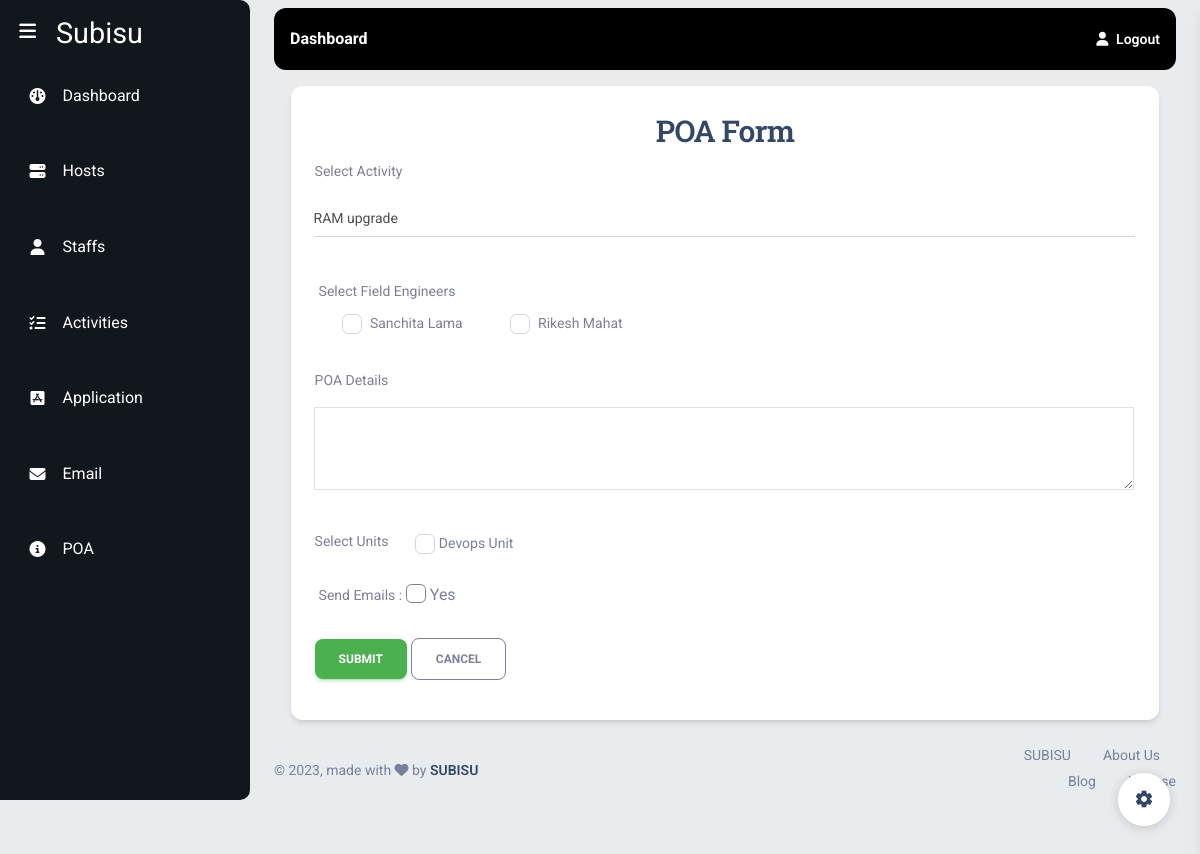
Page /create-poa/ (signed in) on the earlier database version.
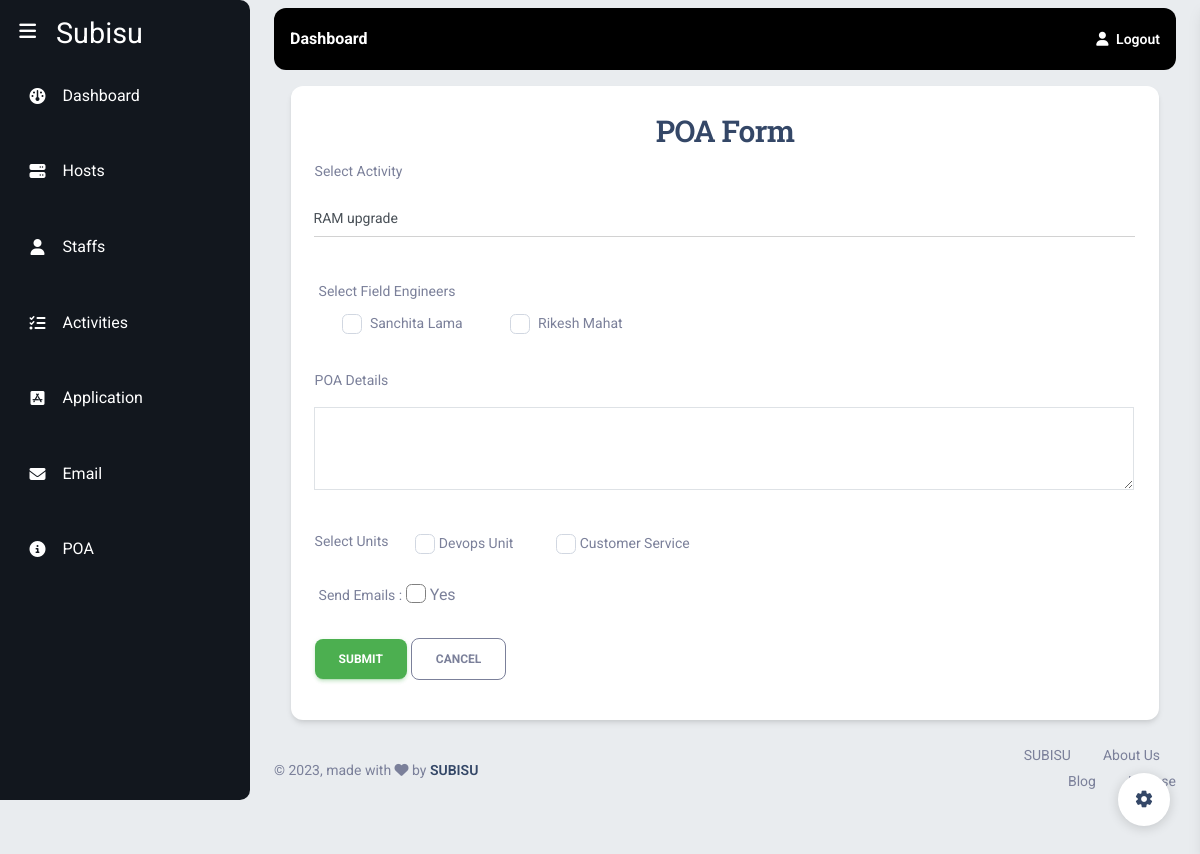
Same page on the later database version.
### Models/staffs.py (models this page shows, shortened)
class Staffs(models.Model):
    user = models.OneToOneField(User,  on_delete=models.CASCADE, related_query_name='staff', null=True)
    firstName = models.CharField(max_length = 100)
    middleName = models.CharField(max_length=100, null = True, blank = True)
    lastName = models.CharField(max_length=100)
    empId = models.IntegerField()
    unitId = models.ForeignKey(Units, on_delete=models.PROTECT)
    email = models.EmailField()
    status = models.BooleanField(default= True)

### Models/units.py (models this page shows, shortened)
class Units(models.Model):
    name = models.CharField(max_length = 100)
    departmentId = models.ForeignKey(Departments, on_delete=models.PROTECT)
    unitHead = models.CharField(max_length=100)
    email = models.EmailField()
    status = models.BooleanField(default=True)

### subisu/views.py (the view, shortened to what this page needs)
# urls.py: path('create-poa/', create_poa, name='create_poa'),
@login_required()
def create_poa(request):
    unit = get_logged_user_info(request)[1]\
    activities = Activities.objects.filter(Q(status=ACTIVITY_STATUS[0][0]) | Q(status=ACTIVITY_STATUS[1][0]), contact = unit)
    field_engineers = Staffs.objects.filter(status = True, unitId = unit)
    units = Units.objects.filter(status=True)
    context = {
        'activities': activities,
        'field_engineers': field_engineers,
        'units': units
    }
    return render(request, 'subisu/create_poa.html', context)

### subisu/views.py (called while the page is built)
def get_logged_user_info(request):
    if request.user.is_authenticated:
        user = request.user
        staff = Staffs.objects.get(user = user) # getting the user
        unit = staff.unitId # getting the unit of staff
        department = unit.departmentId # getting the department
        return [staff, unit, department]  # return the data in a list

### task/context_processors.py (called while the page is built)
def request_processor(request):
    return {'request': request}

### templates/subisu/create_poa.html (shortened to what this page needs)
{%extends 'subisu/base.html'%}
{%block start%}
<div class="row justify-content-center mt-3">
    <div class="col-md-11">
        <div class="card ">
            <div class="card-body">
            <h3 class="card-title text-center">POA Form</h3>
            <form method="POST" action="{% url 'create_poa' %}">
                <div class="input-group input-group-static mb-4">
                    <label for="id_activity_id">Select Activity</label>
                    <select id="id_activity_id" name="activity_id" class="form-control input-group input-group-outline my-3">
                      {% for activity in activities %}
                        <option value="{{ activity.id }}">{{ activity.title }}</option>
                      {% endfor %}
                    </select>
                  </div>
                <div class="form-group mb-4">
                    <label>Select Field Engineers</label><br>
                    {% for field_engineer in field_engineers %}
                      <div class="form-check form-check-inline">
                        <input type="checkbox" name="field_engineer[]" value="{{ field_engineer.id }}" class="form-check-input">
                        <label class="form-check-label">{{ field_engineer.firstName }} {% if field_engineer.middleName %} {{ field_engineer.middleName }} {% endif %} {{ field_engineer.lastName }}</label>
                      </div>
                    {% endfor %}
                  </div>
                <div class="input-group input-group-static mb-4">
                  <label for="id_poa_details">POA Details</label>
                  <textarea id="id_poa_details" name="poa_details" class="input-group input-group-outline my-3 border" rows="3"></textarea>
                </div>
                <div class="input-group input-group-static mb-4">
                    <label>Select Units</label><br>
                    {% for unit in units %}
                    <div class="form-check form-check-inline">
                        <input type="checkbox" name="units[]" value="{{ unit.id }}" class="form-check-input">
                        <label class="form-check-label">{{ unit.name }}</label>
                    </div>
                    {% endfor %}
                </div>
                <div class="form-group mb-4">
                    <label for="id_send_email" class="form-check-label">Send Emails : </label>
                    <input type="checkbox" id="id_send_email" name="send_email" class="form-check-input send-email" style="border:0.3px solid grey; "> Yes
                  </div>
                <button type="submit" class="btn btn-success">Submit</button>
                <a  class="btn btn-outline-secondary" href="{%url 'hosts'%}">Cancel</a>
              </form>
        </div>
    </div>
</div>
{%endblock%}

Differences in the rows shown:
added Units: name "Customer Service"
